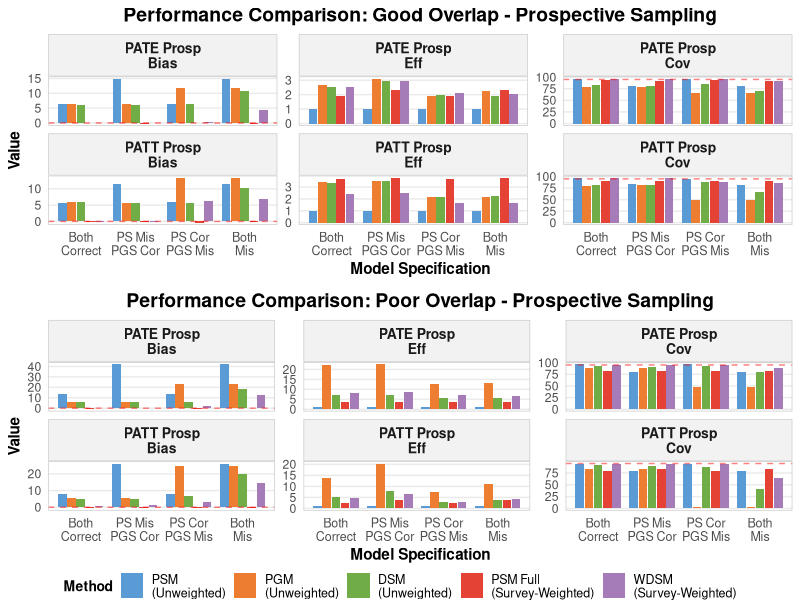

This chart was generated by the following R code:
library(ggplot2)
library(tidyr)
library(dplyr)
library(gridExtra)
library(grid)

# Function to create the plot for a given overlap condition
create_overlap_plot <- function(data, overlap_type) {
  # Reshape data to long format
  results_long <- data %>%
    pivot_longer(
      cols = c(PATE_Bias, PATE_Eff, PATE_Cov, PATT_Bias, PATT_Eff, PATT_Cov),
      names_to = c("Estimand", "Metric"),
      names_sep = "_",
      values_to = "Value"
    )
  
  # Create factor for ordering
  results_long$Method <- factor(results_long$Method, 
                                 levels = c("PSM\n(Unweighted)", 
                                            "PGM\n(Unweighted)", 
                                            "DSM\n(Unweighted)", 
                                            "PSM Full\n(Survey-Weighted)", 
                                            "WDSM\n(Survey-Weighted)"))
  
  results_long$Specification <- factor(results_long$Specification,
                                       levels = c("Both\nCorrect", 
                                                  "PS Mis\nPGS Cor", 
                                                  "PS Cor\nPGS Mis", 
                                                  "Both\nMis"))
  
  results_long$Metric <- factor(results_long$Metric, levels = c("Bias", "Eff", "Cov"))
  
  # Create combined label for faceting
  results_long <- results_long %>%
    mutate(Panel = paste0(Estimand, " Prosp - ", Metric))
  
  results_long$Panel <- factor(results_long$Panel,
                                levels = c("PATE Prosp - Bias", 
                                           "PATE Prosp - Eff", 
                                           "PATE Prosp - Cov",
                                           "PATT Prosp - Bias", 
                                           "PATT Prosp - Eff", 
                                           "PATT Prosp - Cov"))
  
  # Define colors to match the image
  method_colors <- c(
    "PSM\n(Unweighted)" = "#5B9BD5",      # Blue
    "PGM\n(Unweighted)" = "#ED7D31",      # Orange
    "DSM\n(Unweighted)" = "#70AD47",      # Green
    "PSM Full\n(Survey-Weighted)" = "#E34234",  # Red
    "WDSM\n(Survey-Weighted)" = "#A57BB8"  # Purple
  )
  
  # Create the plot
  p <- ggplot(results_long, aes(x = Specification, y = Value, fill = Method)) +
    geom_bar(stat = "identity", position = position_dodge(width = 0.85), width = 0.8) +
    facet_wrap(~ Panel, scales = "free_y", ncol = 3, 
               labeller = labeller(Panel = function(x) gsub(" - ", "\n", x))) +
    scale_fill_manual(values = method_colors) +
    labs(
      title = paste0("Performance Comparison: ", overlap_type),
      x = "Model Specification",
      y = "Value",
      fill = "Method"
    ) +
    theme_minimal(base_size = 11) +
    theme(
      plot.title = element_text(hjust = 0.5, face = "bold", size = 14),
      strip.text = element_text(face = "bold", size = 10),
      strip.background = element_rect(fill = "grey95", color = "grey80"),
      legend.position = "none",  # Remove legend from individual plots
      axis.text.x = element_text(angle = 0, hjust = 0.5, size = 9),
      axis.title = element_text(face = "bold"),
      panel.grid.major.x = element_blank(),
      panel.grid.minor = element_blank(),
      panel.border = element_rect(fill = NA, color = "grey80")
    )
  
  # Add reference lines for bias (0%) and coverage (95%)
  p <- p + geom_hline(data = filter(results_long, Metric == "Bias"), 
                      aes(yintercept = 0), 
                      linetype = "dashed", color = "red", alpha = 0.5)
  
  p <- p + geom_hline(data = filter(results_long, Metric == "Cov"), 
                      aes(yintercept = 95), 
                      linetype = "dashed", color = "red", alpha = 0.5)
  
  return(p)
}

# Create data frame for GOOD OVERLAP - PROSPECTIVE
good_overlap_data <- data.frame(
  Method = rep(c("PSM\n(Unweighted)", "PGM\n(Unweighted)", "DSM\n(Unweighted)", 
                 "PSM Full\n(Survey-Weighted)", "WDSM\n(Survey-Weighted)"), 4),
  Specification = rep(c("Both\nCorrect", "PS Mis\nPGS Cor", "PS Cor\nPGS Mis", "Both\nMis"), each = 5),
  PATE_Bias = c(6.51, 6.28, 6.16, -0.13, -0.17,
                14.94, 6.28, 6.18, -0.19, -0.13,
                6.51, 11.79, 6.56, -0.13, 0.35,
                14.94, 11.79, 10.78, -0.19, 4.53),
  PATE_Eff = c(1.00, 2.69, 2.52, 1.92, 2.55,
               1.00, 3.11, 2.94, 2.31, 2.95,
               1.00, 1.92, 1.96, 1.92, 2.11,
               1.00, 2.23, 1.91, 2.31, 2.06),
  PATE_Cov = c(96.8, 79.4, 82.4, 93.1, 95.0,
               81.5, 79.4, 81.7, 92.6, 95.0,
               96.8, 65.1, 85.8, 93.1, 96.8,
               81.5, 65.1, 69.7, 92.6, 91.7),
  PATT_Bias = c(5.60, 5.90, 5.90, -0.30, -0.10,
                11.60, 5.80, 5.70, -0.30, -0.20,
                5.90, 13.40, 5.80, -0.40, 6.30,
                11.50, 13.30, 10.20, -0.20, 7.00),
  PATT_Eff = c(1.00, 3.43, 3.33, 3.69, 2.43,
               1.00, 3.55, 3.47, 3.78, 2.53,
               1.00, 2.15, 2.16, 3.66, 1.63,
               1.00, 2.20, 2.25, 3.74, 1.68),
  PATT_Cov = c(97.3, 79.6, 81.0, 90.4, 96.6,
               83.8, 80.9, 81.4, 90.2, 96.7,
               94.8, 48.4, 87.8, 90.4, 88.1,
               82.6, 50.0, 66.5, 90.5, 86.1)
)

# Create data frame for POOR OVERLAP - PROSPECTIVE
poor_overlap_data <- data.frame(
  Method = rep(c("PSM\n(Unweighted)", "PGM\n(Unweighted)", "DSM\n(Unweighted)", 
                 "PSM Full\n(Survey-Weighted)", "WDSM\n(Survey-Weighted)"), 4),
  Specification = rep(c("Both\nCorrect", "PS Mis\nPGS Cor", "PS Cor\nPGS Mis", "Both\nMis"), each = 5),
  PATE_Bias = c(14.0, 6.0, 6.0, -1.0, 0.0,
                42.0, 6.0, 6.0, 0.0, 0.0,
                14.0, 23.0, 6.0, -1.0, 2.0,
                42.0, 23.0, 18.0, 0.0, 13.0),
  PATE_Eff = c(1.00, 22.20, 7.19, 3.68, 8.39,
               1.00, 22.55, 7.29, 3.86, 8.51,
               1.00, 12.87, 5.90, 3.68, 7.06,
               1.00, 13.07, 5.54, 3.86, 6.54),
  PATE_Cov = c(96.4, 88.2, 92.1, 81.5, 94.2,
               80.1, 88.2, 91.3, 81.8, 94.4,
               96.4, 48.2, 93.0, 81.5, 95.9,
               80.1, 48.2, 79.1, 81.8, 88.4),
  PATT_Bias = c(7.8, 5.6, 5.1, -0.4, 0.7,
                26.2, 5.6, 5.1, -0.7, 1.1,
                7.8, 24.7, 7.0, -0.4, 3.4,
                26.2, 24.7, 20.2, -0.7, 14.4),
  PATT_Eff = c(1.00, 13.75, 5.24, 2.52, 4.50,
               1.00, 20.37, 7.83, 3.90, 6.72,
               1.00, 7.36, 2.93, 2.52, 3.02,
               1.00, 10.91, 4.01, 3.90, 4.38),
  PATT_Cov = c(95.0, 83.0, 91.0, 80.0, 93.0,
               79.0, 83.0, 90.0, 83.0, 95.0,
               95.0, 3.0, 88.0, 80.0, 93.0,
               79.0, 3.0, 42.0, 83.0, 65.0)
)

# Create individual plots
p_good <- create_overlap_plot(good_overlap_data, "Good Overlap - Prospective Sampling")
p_poor <- create_overlap_plot(poor_overlap_data, "Poor Overlap - Prospective Sampling")

# Extract legend from one of the plots (create a plot with legend for this purpose)
method_colors <- c(
  "PSM\n(Unweighted)" = "#5B9BD5",
  "PGM\n(Unweighted)" = "#ED7D31",
  "DSM\n(Unweighted)" = "#70AD47",
  "PSM Full\n(Survey-Weighted)" = "#E34234",
  "WDSM\n(Survey-Weighted)" = "#A57BB8"
)

# Create a dummy plot just to extract the legend
dummy_data <- data.frame(
  x = 1:5,
  y = 1:5,
  Method = factor(c("PSM\n(Unweighted)", "PGM\n(Unweighted)", "DSM\n(Unweighted)", 
                    "PSM Full\n(Survey-Weighted)", "WDSM\n(Survey-Weighted)"),
                  levels = c("PSM\n(Unweighted)", "PGM\n(Unweighted)", "DSM\n(Unweighted)", 
                             "PSM Full\n(Survey-Weighted)", "WDSM\n(Survey-Weighted)"))
)

p_legend <- ggplot(dummy_data, aes(x = x, y = y, fill = Method)) +
  geom_bar(stat = "identity") +
  scale_fill_manual(values = method_colors) +
  theme_minimal() +
  theme(legend.position = "bottom",
        legend.title = element_text(face = "bold", size = 10),
        legend.text = element_text(size = 9)) +
  guides(fill = guide_legend(nrow = 1))

# Extract the legend
get_legend <- function(myggplot){
  tmp <- ggplot_gtable(ggplot_build(myggplot))
  leg <- which(sapply(tmp$grobs, function(x) x$name) == "guide-box")
  legend <- tmp$grobs[[leg]]
  return(legend)
}

legend <- get_legend(p_legend)

# Combine plots with shared legend
combined_plot <- grid.arrange(
  p_good, 
  p_poor, 
  legend,
  ncol = 1,
  heights = c(1, 1, 0.1)
)

# Save the combined plot
ggsave("prospective_stacked_overlap_results_comparison.png", 
       plot = combined_plot, 
       width = 12, 
       height = 16, 
       dpi = 300,
       bg = "white")

ggsave("prospective_stacked_overlap_results_comparison.pdf", 
       plot = combined_plot, 
       width = 12, 
       height = 16,
       bg = "white")

cat("Prospective stacked plot saved as 'prospective_stacked_overlap_results_comparison.png' and 'prospective_stacked_overlap_results_comparison.pdf'\n")
